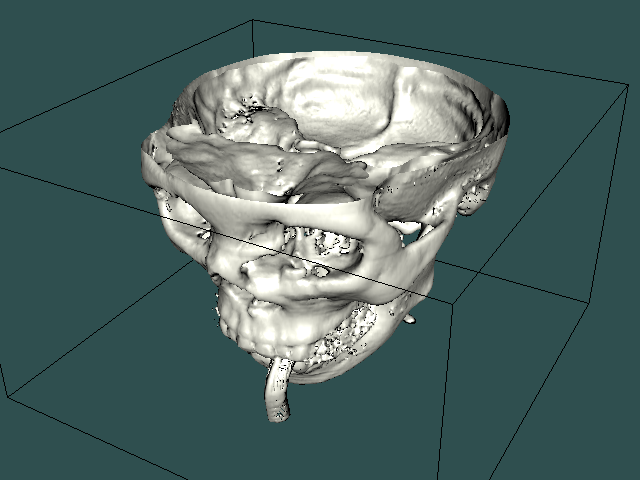

Recreate this plot in Python.
#!/usr/bin/env python

# Extract and display the bone isosurface from a CT head dataset using
# vtkFlyingEdges3D at contour value 1150, with an outline for context.

import os
from pathlib import Path

# Factory overrides: importing these modules registers the OpenGL rendering
# and interaction style implementations for vtkRenderingCore factory classes.
import vtkmodules.vtkInteractionStyle  # noqa: F401
import vtkmodules.vtkRenderingOpenGL2  # noqa: F401

# VTK pipeline classes used in this example
from vtkmodules.vtkFiltersCore import vtkFlyingEdges3D
from vtkmodules.vtkFiltersModeling import vtkOutlineFilter
from vtkmodules.vtkIOImage import vtkMetaImageReader
from vtkmodules.vtkRenderingCore import (
    vtkActor,
    vtkCamera,
    vtkPolyDataMapper,
    vtkRenderWindow,
    vtkRenderWindowInteractor,
    vtkRenderer,
)

# Colors (normalized RGB)
ivory_rgb = (1.0, 1.0, 0.941)
black_rgb = (0.0, 0.0, 0.0)
dark_slate_gray_rgb = (0.184, 0.310, 0.310)

# Data directory: defaults to the folder containing this script
data_dir = Path(os.environ.get("VPE_DATA_DIR", Path(__file__).parent))

# Reader: load the CT head volume
reader = vtkMetaImageReader()
reader.SetFileName(str(data_dir / "FullHead.mhd"))

# Filter: extract the bone isosurface at contour value 1150
bone_extractor = vtkFlyingEdges3D()
bone_extractor.SetInputConnection(reader.GetOutputPort())
bone_extractor.SetValue(0, 1150)

# Mapper: map the bone surface to graphics primitives
bone_mapper = vtkPolyDataMapper()
bone_mapper.SetInputConnection(bone_extractor.GetOutputPort())
bone_mapper.ScalarVisibilityOff()

# Actor: assign the mapped bone geometry
bone_actor = vtkActor()
bone_actor.SetMapper(bone_mapper)
bone_actor.GetProperty().SetDiffuseColor(ivory_rgb)
bone_actor.GetProperty().SetSpecular(0.3)
bone_actor.GetProperty().SetSpecularPower(20)

# Outline: provide spatial context around the volume
outline_filter = vtkOutlineFilter()
outline_filter.SetInputConnection(reader.GetOutputPort())

outline_mapper = vtkPolyDataMapper()
outline_mapper.SetInputConnection(outline_filter.GetOutputPort())

outline_actor = vtkActor()
outline_actor.SetMapper(outline_mapper)
outline_actor.GetProperty().SetColor(black_rgb)

# Renderer: assemble the scene
renderer = vtkRenderer()
renderer.AddActor(outline_actor)
renderer.AddActor(bone_actor)
renderer.SetBackground(dark_slate_gray_rgb)

# Window: display the rendered scene
render_window = vtkRenderWindow()
render_window.AddRenderer(renderer)
render_window.SetWindowName("bone isosurface")
render_window.SetMultiSamples(0)
render_window.SetSize(640, 480)

# Interactor: handle mouse and keyboard events
interactor = vtkRenderWindowInteractor()
interactor.SetRenderWindow(render_window)

# Scene: configure the camera
camera = vtkCamera()
camera.SetViewUp(0, 0, -1)
camera.SetPosition(0, -1, 0)
camera.SetFocalPoint(0, 0, 0)
camera.ComputeViewPlaneNormal()
camera.Azimuth(30.0)
camera.Elevation(30.0)
renderer.SetActiveCamera(camera)
renderer.ResetCamera()
camera.Dolly(1.5)
renderer.ResetCameraClippingRange()

interactor.Initialize()
interactor.Start()
